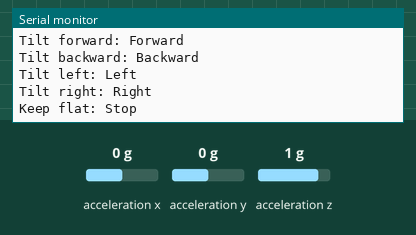
Recording of a sketch running on a simulated ESP32. Parts: the last lines printed to the serial monitor. Wiring (inferred from the names in the program): MPU-6050 motion sensor at I2C address 0x68. The inputs (shaded band) are chosen by the test bench; at power-on: acceleration x 0 g, acceleration y 0 g, acceleration z 1 g. WiFi joins after 1.5 s; servers stay silent unless stated; uploads are accepted with an empty reply.

Above: at 3.9 s.
4.0 s: acceleration x set to -1.4 g
At 5.0 s:
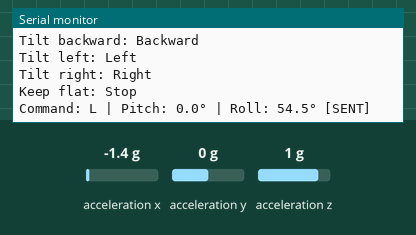
5.7 s: acceleration y set to -1.4 g
At 6.5 s:
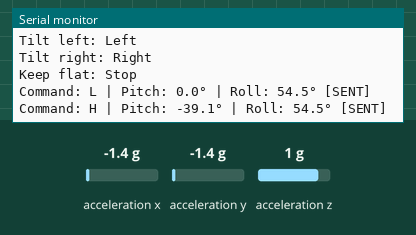
7.2 s: acceleration x set to -0.8 g
At 8.0 s:
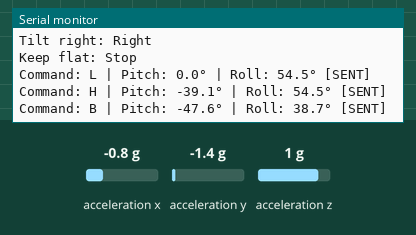
8.7 s: acceleration y set to -0.8 g
At 9.5 s:
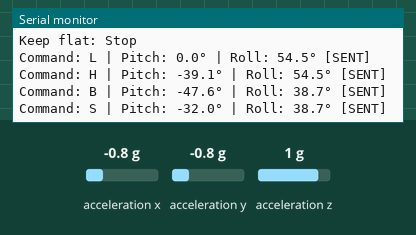
10.2 s: acceleration x set to 1.4 g
At 11.0 s:
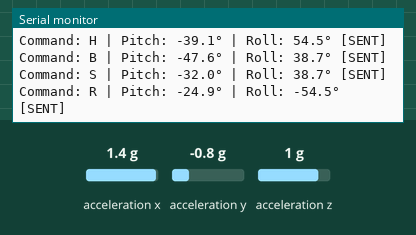
11.7 s: acceleration y set to 1.4 g
At 12.5 s:
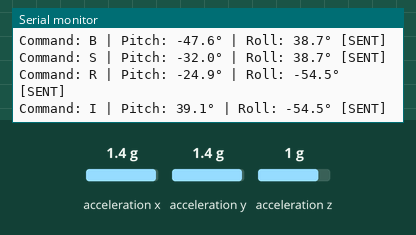

Measured:
- after the input at 4.0 s, the serial monitor: prints a new line after 0.22 s (image 1)
- after the input at 5.7 s, the serial monitor: prints a new line at once (image 2)
- after the input at 7.2 s, the serial monitor: prints a new line at once (image 3)
- after the input at 8.7 s, the serial monitor: prints a new line after 0.05 s (image 4)
- after the input at 10.2 s, the serial monitor: prints a new line after 0.06 s (image 5)
- after the input at 11.7 s, the serial monitor: prints a new line after 0.07 s (image 6)

The sketch:

Hand_Gesture_Transmitter.ino
```cpp
#include <WiFi.h>
#include <HTTPClient.h>
#include <Wire.h>

// ---------------- WiFi Configuration ----------------
const char* ssid = "nodeMCU Car";
const char* password = "";
const char* serverIP = "192.168.4.1";

// ---------------- MPU6050 Registers ----------------
const int MPU6050_ADDR = 0x68;
const int PWR_MGMT_1 = 0x6B;
const int ACCEL_XOUT_H = 0x3B;

// ---------------- Gesture Variables ----------------
float pitchThreshold = 35.0;
float rollThreshold = 40.0;
String currentCommand = "S";
String lastCommand = "S";
unsigned long lastSendTime = 0;
const unsigned long sendInterval = 100;

// ---------------- Setup ----------------
void setup() {
  Serial.begin(115200);
  delay(1000);

  Serial.println("\n=== ESP32 Hand Gesture Controller ===");

  // Initialize I2C
  Wire.begin(21, 22);
  Wire.setClock(400000);  // 400kHz
  delay(100);

  // Wake up MPU6050
  Serial.println("Initializing MPU6050...");
  Wire.beginTransmission(MPU6050_ADDR);
  Wire.write(PWR_MGMT_1);
  Wire.write(0);  // Wake up
  byte error = Wire.endTransmission();

  if (error == 0) {
    Serial.println("MPU6050 initialized successfully!");
  } else {
    Serial.print("MPU6050 initialization failed! Error: ");
    Serial.println(error);
    while(1) delay(10);
  }

  delay(100);

  // Connect to WiFi
  Serial.print("Connecting to WiFi: ");
  Serial.println(ssid);
  WiFi.begin(ssid, password);

  int attempts = 0;
  while (WiFi.status() != WL_CONNECTED && attempts < 20) {
    delay(500);
    Serial.print(".");
    attempts++;
  }

  if (WiFi.status() == WL_CONNECTED) {
    Serial.println("\nWiFi Connected!");
    Serial.print("IP Address: ");
    Serial.println(WiFi.localIP());
  } else {
    Serial.println("\nWiFi Connection Failed!");
  }

  Serial.println("\n=== Gesture Control Active ===");
  Serial.println("Tilt forward: Forward");
  Serial.println("Tilt backward: Backward");
  Serial.println("Tilt left: Left");
  Serial.println("Tilt right: Right");
  Serial.println("Keep flat: Stop\n");
}

// ---------------- Loop ----------------
void loop() {
  // Read accelerometer data
  Wire.beginTransmission(MPU6050_ADDR);
  Wire.write(ACCEL_XOUT_H);
  Wire.endTransmission(false);
  Wire.requestFrom(MPU6050_ADDR, 6, true);

  int16_t ax = Wire.read() << 8 | Wire.read();
  int16_t ay = Wire.read() << 8 | Wire.read();
  int16_t az = Wire.read() << 8 | Wire.read();

  // Convert to g-force (±2g range: 16384 LSB/g)
  float accelX = ax / 16384.0;
  float accelY = ay / 16384.0;
  float accelZ = az / 16384.0;

  // Calculate pitch and roll
  float pitch = atan2(accelY, sqrt(accelX * accelX + accelZ * accelZ)) * 180 / PI;
  float roll = atan2(-accelX, accelZ) * 180 / PI;

  // Get gesture command
  currentCommand = getGestureCommand(pitch, roll);

  // Send command
  if (millis() - lastSendTime >= sendInterval) {
    // Always show gesture detection (even without WiFi)
    if (currentCommand != lastCommand) {
      Serial.print("Command: ");
      Serial.print(currentCommand);
      Serial.print(" | Pitch: ");
      Serial.print(pitch, 1);
      Serial.print("° | Roll: ");
      Serial.print(roll, 1);
      Serial.print("°");

      if (WiFi.status() == WL_CONNECTED) {
        Serial.println(" [SENT]");
      } else {
        Serial.println(" [WiFi OFF]");
      }

      lastCommand = currentCommand;
    }

    // Try to send if WiFi connected
    if (WiFi.status() == WL_CONNECTED) {
      sendCommand(currentCommand);
    }

    lastSendTime = millis();
  }

  delay(50);
}

// ---------------- Get Gesture Command ----------------
String getGestureCommand(float pitch, float roll) {
  // Diagonal movements
  if (pitch > pitchThreshold && roll < -rollThreshold) {
    return "I";  // Forward Right
  } else if (pitch > pitchThreshold && roll > rollThreshold) {
    return "G";  // Forward Left
  } else if (pitch < -pitchThreshold && roll < -rollThreshold) {
    return "J";  // Backward Right
  } else if (pitch < -pitchThreshold && roll > rollThreshold) {
    return "H";  // Backward Left
  }
  // Cardinal directions
  else if (pitch > pitchThreshold) {
    return "F";  // Forward
  } else if (pitch < -pitchThreshold) {
    return "B";  // Backward
  } else if (roll < -rollThreshold) {
    return "R";  // Right
  } else if (roll > rollThreshold) {
    return "L";  // Left
  } else {
    return "S";  // Stop
  }
}

// ---------------- Send Command ----------------
void sendCommand(String command) {
  HTTPClient http;
  String url = "http://" + String(serverIP) + "/?State=" + command;

  http.begin(url);
  http.setTimeout(500);  // Short timeout
  int httpResponseCode = http.GET();

  if (httpResponseCode < 0) {
    Serial.print("HTTP Error: ");
    Serial.println(httpResponseCode);
  }

  http.end();
}
```
